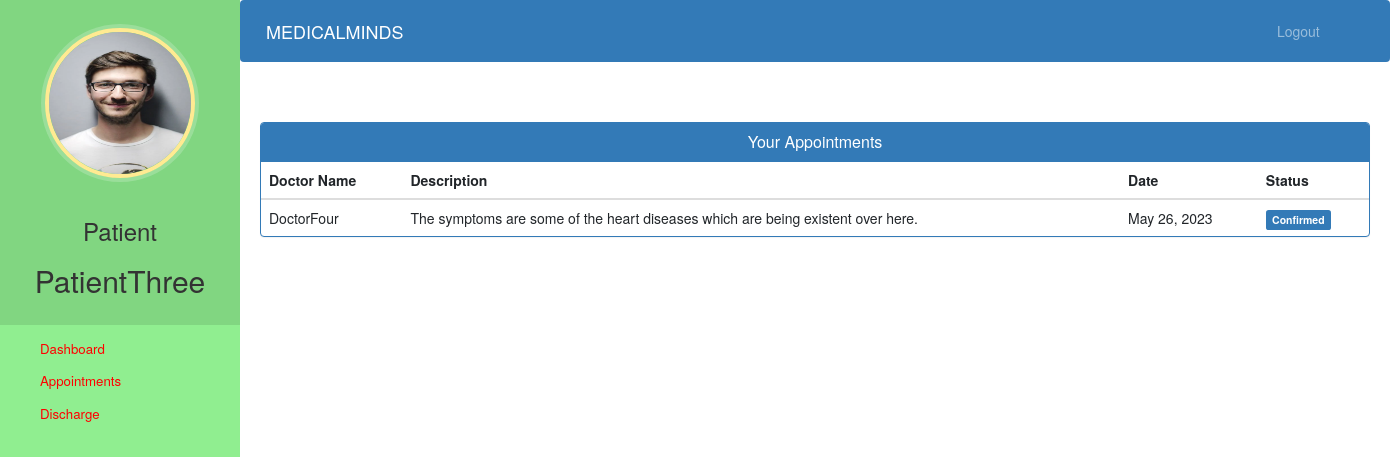
The app's page /patient-view-appointment (signed in) with its own data.
### hospital/models.py (models this page shows, shortened)
class Patient(models.Model):
    user=models.OneToOneField(User,on_delete=models.CASCADE)
    profile_pic= models.ImageField(upload_to='profile_pic/PatientProfilePic/',null=True,blank=True)
    address = models.CharField(max_length=40)
    mobile = models.CharField(max_length=20,null=False)
    symptoms = models.CharField(max_length=100,null=False)
    assignedDoctorId = models.PositiveIntegerField(null=True)
    admitDate=models.DateField(auto_now=True)
    status=models.BooleanField(default=False)

class Appointment(models.Model):
    patientId=models.PositiveIntegerField(null=True)
    doctorId=models.PositiveIntegerField(null=True)
    patientName=models.CharField(max_length=40,null=True)
    doctorName=models.CharField(max_length=40,null=True)
    appointmentDate=models.DateField(auto_now=True)
    description=models.TextField(max_length=500)
    status=models.BooleanField(default=False)

### hospital/views.py (the view)
# urls.py: path('patient-view-appointment', views.patient_view_appointment_view,name='patient-view-appointment'),
@login_required(login_url='patientlogin')
@user_passes_test(is_patient)
def patient_view_appointment_view(request):
    patient=models.Patient.objects.get(user_id=request.user.id) #for profile picture of patient in sidebar
    appointments=models.Appointment.objects.all().filter(patientId=request.user.id)
    return render(request,'hospital/patient_view_appointment.html',{'appointments':appointments,'patient':patient})

### hospital/views.py (called while the page is built)
def is_patient(user):
    return user.groups.filter(name='PATIENT').exists()

### templates/hospital/patient_view_appointment.html (shortened to what this page needs)
{% extends 'hospital/patient_base.html' %} {% block content %}
<head>
	<link
		href="//netdna.bootstrapcdn.com/bootstrap/3.0.0/css/bootstrap.min.css"
		rel="stylesheet"
		id="bootstrap-css"
	/>
</head>
<div class="container">
	<div class="panel panel-primary">
		<div class="panel-heading">
			<h6 class="panel-title">Your Appointments</h6>
		</div>
		<table class="table table-hover" id="dev-table">
			<thead>
				<tr>
					<th>Doctor Name</th>
					<th>Description</th>
					<th>Date</th>
					<th>Status</th>
				</tr>
			</thead>
			{% for a in appointments %}
			<tr>
				<td>{{a.doctorName}}</td>
				<td>{{a.description}}</td>
				<td>{{a.appointmentDate}}</td>
				{% if a.status %}
				<td><span class="label label-primary">Confirmed</span></td>
				{% else %}
				<td><span class="label label-success">Pending</span></td>
				{% endif %}
			</tr>
			{% endfor %}
		</table>
	</div>
</div>
{% endblock content %}

### templates/hospital/patient_base.html (shortened to what this page needs)
<!DOCTYPE html>
{% load static %}
<html lang="en">
	<head>
		<link
			rel="stylesheet"
			href="https://stackpath.bootstrapcdn.com/bootstrap/4.3.1/css/bootstrap.min.css"
		/>
		<link
			rel="stylesheet"
			href="https://maxcdn.bootstrapcdn.com/font-awesome/4.7.0/css/font-awesome.min.css"
		/>
	</head>
	<body>
		<nav class="menu" tabindex="0">
			<header class="avatar">
				<img src="{% static patient.profile_pic.url %}" alt="Profile Pic" style="border-radius: 50%; width: 150px; height: 150px;">
				<br /><br />
				<h3>Patient</h3>
				<h2>{{request.user.first_name}}</h2>
			</header>
			<ul>
				<li tabindex="0" class="icon-dashboard">
					<a style=" color: red; text-decoration: none" href="/patient-dashboard"><span>Dashboard</span></a>
				</li>
				<li tabindex="0" class="icon-calendar">
					<a style="color: red; text-decoration: none" href="/patient-appointment"><span>Appointments</span></a>
				</li>
				<li tabindex="0" class="icon-users">
					<a style="color: red; text-decoration: none" href="/patient-discharge"><span>Discharge</span></a>
				</li>
			</ul>
		</nav>
		<main>
			<div class="bs-example">
				<nav
					class="navbar navbar-expand-md navbar-dark fixed-top"
					style="background: #337ab7"
				>
					<a href="/patient-dashboard" class="navbar-brand">MEDICALMINDS</a>
					<div
						class="collapse navbar-collapse justify-content-between"
						id="navbarCollapse"
					>
						<div class="navbar-nav" style="margin-left: 90%">
							<a href="/logout" class="nav-item nav-link">Logout</a>
						</div>
					</div>
				</nav>
			</div>
			<br /><br />
			{% block content %} {% endblock content %}
		</main>
	</body>
</html>

### templates/hospital/patient_base.html (style rules this page uses)
a:link { text-decoration: none; }
a { color: white; }
body { padding-left: 240px; }
main { position: relative; height: 100vh; }
.menu { background: lightgreen; height: 100vh; width: 240px; position: fixed; top: 0px; left: 0; z-index: 5; outline: none; }
.menu .avatar { background: rgba(0, 0, 0, 0.1); padding: 2em 0.5em; text-align: center; }
.menu .avatar img { width: 100px; border-radius: 50%; overflow: hidden; border: 4px solid #ffea92; box-shadow: 0 0 0 4px rgba(255, 255, 255, 0.2); }
.menu .avatar h2 { font-weight: normal; margin-bottom: 0; }
.menu ul { list-style: none; padding: 0.5em 0; margin: 0; }
.menu ul li { padding: 0.5em 1em 0.5em 3em; font-size: 0.95em; font-weight: regular; background-repeat: no-repeat; background-position: left 15px center; background-size: auto 20px; transition: all 0.15s linear; cursor: pointer; }
.menu ul li.icon-dashboard { background-image: url("http://www.entypo.com/images//gauge.svg"); }
.menu ul li.icon-users { background-image: url("http://www.entypo.com/images//users.svg"); }
.menu ul li.icon-calendar { background-image: url("http://www.entypo.com/images//calendar.svg"); }

### templates/hospital/patient_view_appointment.html (style rules this page uses)
a:link { text-decoration: none; }
h6 { text-align: center; }

### records on screen
Patient: profile_pic (picture)
Appointment: doctorName "DoctorFour", description "The symptoms are some of the heart diseases which are being existent over here.", appointmentDate "May 26, 2023", status "Confirmed"

### other values on screen
{{ request.user.first_name }} "PatientThree"
